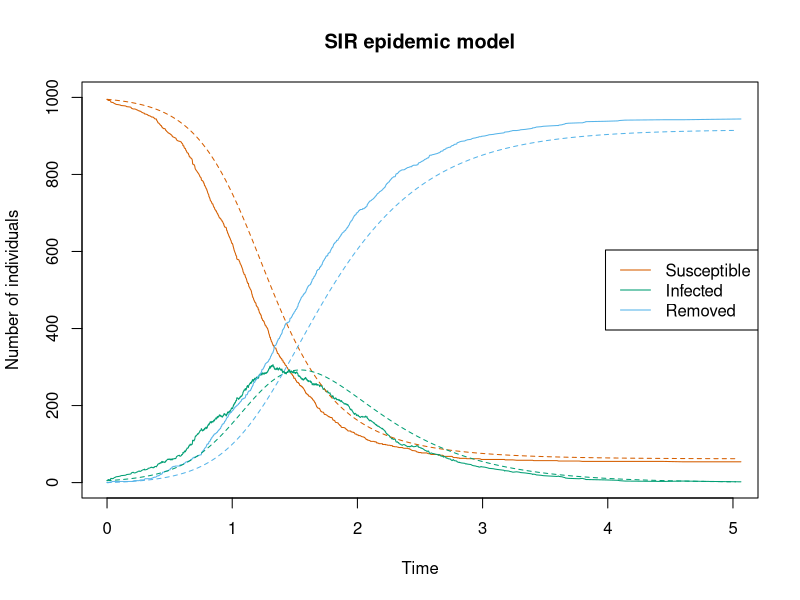

Generate this figure with R:

#SIR epidemic model
### Constants


dt <- 0.02 #Step size for determininstic numerical methods
popsize <- 1000 #Population size
t0 <- 0.0
tmax <- 5.0

beta <- 6.0/popsize #Infection rate, traditionally normalized by popsize
gamma <- 2.0 #Recovery rate

i0 <- 5 #Starting number of infected
s0 <- popsize - i0
r0 <- 0

### Gillespie Algorithm
set.seed(20101019)

t <- t0
s <- s0
i <- i0
r <- r0

tvec <- c(t0)
svec <- c(s0)
ivec <- c(i0)
rvec <- c(r0)

while(t<tmax){
  p <- runif(1,0,1)
  R_beta <- beta*s*i #Infection rate
  R_gamma <- gamma*i #Removal rate
  RTOT <- R_beta + R_gamma #Total rate
  print(sprintf("t:%.1e, pi:%.2e",t,R_beta/RTOT))
  #Reaction
  if(p < R_beta/RTOT){
    s <- s-1
    i <- i+1
  } else{
    i <- i-1
    r <- r+1
  }
  #Update
  t <- t + rexp(1,RTOT)
  tvec <- append(tvec,t)
  svec <- append(svec,s)
  ivec <- append(ivec,i)
  rvec <- append(rvec,r)
}

plot(tvec,svec,xlim=c(0.0,tmax),ylim=c(0,popsize),type="l",xlab="Time",ylab="Number of individuals",
     main="SIR epidemic model",col="#d55e00")
lines(tvec,ivec,col="#009e73")
lines(tvec,rvec,col="#56b4e9")

### Tau leaping?



### Euler method

t <- 0.0
s <- s0
i <- i0
r <- r0

tvec <- c(0.0)
svec <- c(s0)
ivec <- c(i0)
rvec <- c(r0)

while(t<tmax){
  #Update
  t <- t + dt
  s <- s - dt*beta*s*i
  i <- i + dt*beta*s*i - dt*gamma*i
  r <- r + dt*gamma*i
  
  #Record
  tvec <- append(tvec,t)
  svec <- append(svec,s)
  ivec <- append(ivec,i)
  rvec <- append(rvec,r)
}

lines(tvec,svec,xlim=c(0.0,tmax),ylim=c(0,popsize),type="l",xlab="Time",ylab="Number of individuals",
     col="#d55e00",lty=2)
lines(tvec,ivec,col="#009e73",lty=2)
lines(tvec,rvec,col="#56b4e9",lty=2)
#lines(tvec,svec+ivec+rvec,col="black") #sanity test
legend("right",legend=c("Susceptible","Infected","Removed"),col=c("#d55e00","#009e73","#56b4e9"),lty=1)

#Remark: numerical errors introduced breaks conservation of constant popsize. 

### Runge-Kutta method



